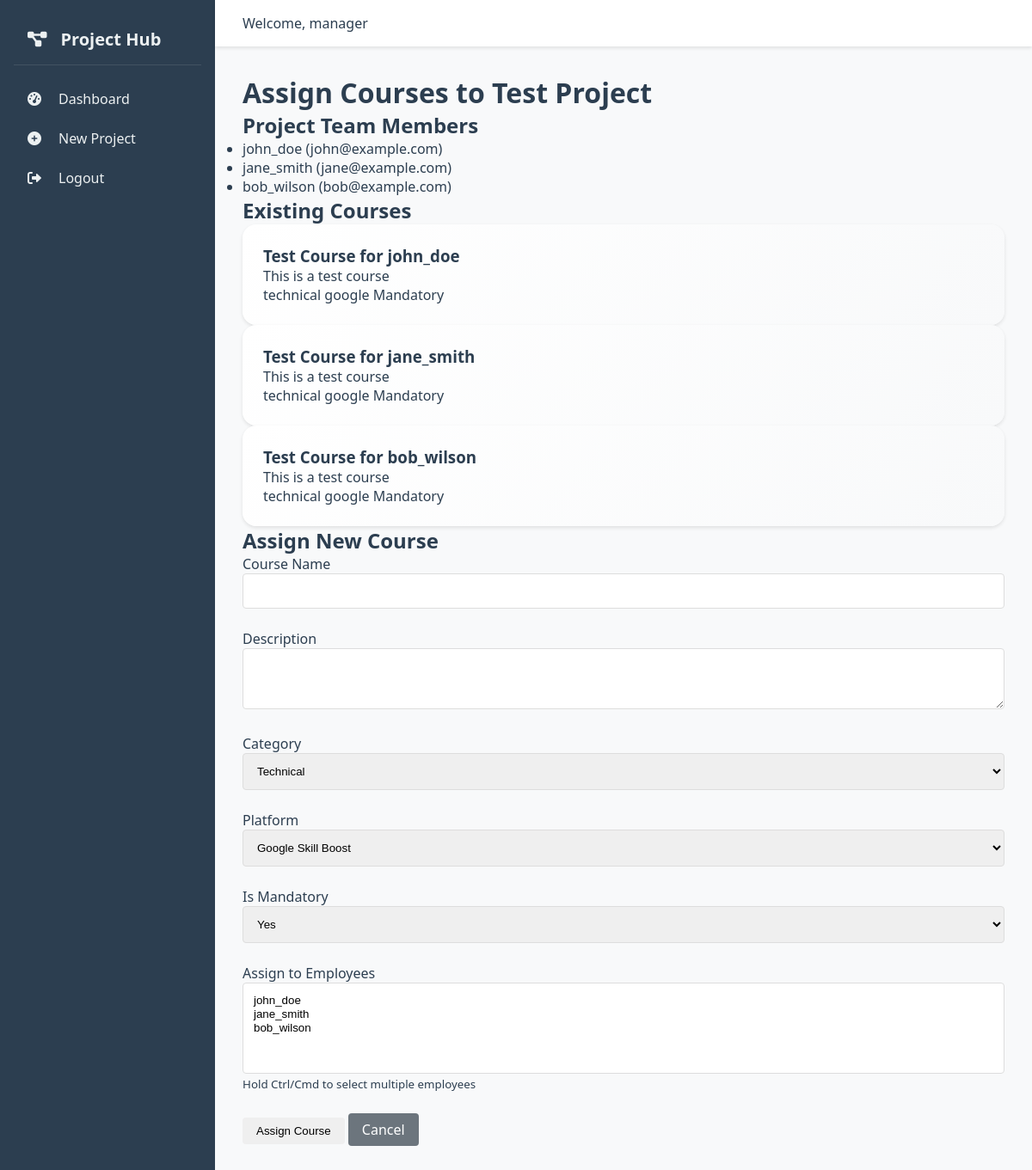
/manager/assign_courses/1 (signed in), run on the app's committed database.
### app/models.py (models this page shows, shortened)
class User(UserMixin, db.Model):
    id = db.Column(db.Integer, primary_key=True)
    username = db.Column(db.String(64), unique=True, nullable=False)
    email = db.Column(db.String(120), unique=True, nullable=False)
    password_hash = db.Column(db.String(128))
    is_manager = db.Column(db.Boolean, default=False)
    assigned_projects = db.relationship('ProjectAssignment', backref='employee', lazy='dynamic')
    course_progress = db.relationship('CourseProgress', backref='user', lazy='dynamic')

class Project(db.Model):
    id = db.Column(db.Integer, primary_key=True)
    name = db.Column(db.String(100), nullable=False)
    description = db.Column(db.Text)
    manager_id = db.Column(db.Integer, db.ForeignKey('user.id'))
    created_at = db.Column(db.DateTime, default=datetime.utcnow)
    assignments = db.relationship('ProjectAssignment', backref='project', lazy='dynamic')

class Course(db.Model):
    id = db.Column(db.Integer, primary_key=True)
    name = db.Column(db.String(100), nullable=False)
    description = db.Column(db.Text)
    category = db.Column(db.String(50))  # Technical/Soft Skills
    platform = db.Column(db.String(50))  # Google/AWS/Microsoft
    is_mandatory = db.Column(db.Boolean, default=False)
    progress = db.relationship('CourseProgress', backref='course', lazy='dynamic')

### app/routes/manager_routes.py (the view, shortened to what this page needs)
@manager.route('/assign_courses/<int:project_id>', methods=['GET', 'POST'])
@login_required
def assign_courses(project_id):
    project = Project.query.get_or_404(project_id)
    if project.manager_id != current_user.id:
        flash('You do not have permission to modify this project.')
        return redirect(url_for('manager.dashboard'))
    form = CourseAssignmentForm()
    project_employee_ids = [a.employee_id for a in project.assignments]
    employees = User.query.filter(User.id.in_(project_employee_ids)).all()
    form.employees.choices = [(e.id, e.username) for e in employees]
    existing_courses = Course.query.join(CourseProgress)\
        .filter(CourseProgress.user_id.in_(project_employee_ids))\
        .distinct().all()
    return render_template('manager/assign_courses.html',
                         form=form,
                         project=project,
                         existing_courses=existing_courses,
                         employees=employees)

### app/routes/manager_routes.py
class CourseAssignmentForm(FlaskForm):
    course_name = StringField('Course Name', validators=[DataRequired()])
    description = TextAreaField('Description', validators=[DataRequired()])
    category = SelectField('Category', choices=[
        ('technical', 'Technical'),
        ('soft_skills', 'Soft Skills')
    ])
    platform = SelectField('Platform', choices=[
        ('google', 'Google Skill Boost'),
        ('aws', 'AWS'),
        ('microsoft', 'Microsoft'),
        ('other', 'Other')
    ])
    is_mandatory = SelectField('Is Mandatory', choices=[
        ('yes', 'Yes'),
        ('no', 'No')
    ])
    employees = SelectMultipleField('Assign to Employees', coerce=int)
    submit = SubmitField('Assign Course')

### app/models.py (called while the page is built)
@login.user_loader
def load_user(id):
    return User.query.get(int(id))

### app/templates/manager/assign_courses.html (shortened to what this page needs)
{% extends "base.html" %}
{% block content %}
<div class="container">
    <div class="assign-courses-container">
        <h1>Assign Courses to {{ project.name }}</h1>
        <div class="project-employees">
            <h2>Project Team Members</h2>
            <ul>
                {% for employee in employees %}
                <li>{{ employee.username }} ({{ employee.email }})</li>
                {% else %}
                <li>No employees assigned to this project</li>
                {% endfor %}
            </ul>
        </div>
        <div class="existing-courses">
            <h2>Existing Courses</h2>
            {% if existing_courses %}
            <div class="courses-grid">
                {% for course in existing_courses %}
                <div class="course-card">
                    <h3>{{ course.name }}</h3>
                    <p>{{ course.description }}</p>
                    <div class="course-details">
                        <span class="badge">{{ course.category }}</span>
                        <span class="badge">{{ course.platform }}</span>
                        {% if course.is_mandatory %}
                        <span class="badge badge-important">Mandatory</span>
                        {% endif %}
                    </div>
                </div>
                {% endfor %}
            </div>
            {% else %}
            <p>No courses assigned yet.</p>
            {% endif %}
        </div>
        <div class="new-course-form">
            <h2>Assign New Course</h2>
            <form method="POST">
                <div class="form-group">
                    {{ form.course_name.label }}
                    {{ form.course_name(class="form-control") }}
                </div>
                <div class="form-group">
                    {{ form.description.label }}
                    {{ form.description(class="form-control", rows=3) }}
                </div>
                <div class="form-row">
                    <div class="form-group">
                        {{ form.category.label }}
                        {{ form.category(class="form-control") }}
                    </div>
                    <div class="form-group">
                        {{ form.platform.label }}
                        {{ form.platform(class="form-control") }}
                    </div>
                    <div class="form-group">
                        {{ form.is_mandatory.label }}
                        {{ form.is_mandatory(class="form-control") }}
                    </div>
                </div>
                <div class="form-group">
                    {{ form.employees.label }}
                    {{ form.employees(class="form-control", size=5) }}
                    <small class="form-text">Hold Ctrl/Cmd to select multiple employees</small>
                </div>
                {{ form.submit(class="btn") }}
                <a href="{{ url_for('manager.dashboard') }}" class="btn btn-secondary">Cancel</a>
            </form>
        </div>
    </div>
</div>
{% endblock %}

### app/templates/base.html (shortened to what this page needs)
<!DOCTYPE html>
<html lang="en">
<head>
    <link rel="stylesheet" href="{{ url_for('static', filename='css/style.css') }}">
    <link rel="stylesheet" href="https://cdnjs.cloudflare.com/ajax/libs/font-awesome/6.0.0/css/all.min.css">
</head>
<body>
    <div class="app-container">
        <nav class="sidebar">
            <div class="sidebar-header">
                <i class="fas fa-project-diagram"></i>
                <span>Project Hub</span>
            </div>
            <div class="sidebar-menu">
                {% if current_user.is_authenticated %}
                    {% if current_user.is_manager %}
                        <a href="{{ url_for('manager.dashboard') }}" class="menu-item">
                            <i class="fas fa-tachometer-alt"></i>
                            <span>Dashboard</span>
                        </a>
                        <a href="{{ url_for('manager.create_project') }}" class="menu-item">
                            <i class="fas fa-plus-circle"></i>
                            <span>New Project</span>
                        </a>
                    {% endif %}
                    <a href="{{ url_for('auth.logout') }}" class="menu-item">
                        <i class="fas fa-sign-out-alt"></i>
                        <span>Logout</span>
                    </a>
                {% else %}
                    <a href="{{ url_for('auth.login') }}" class="menu-item">
                        <i class="fas fa-sign-in-alt"></i>
                        <span>Login</span>
                    </a>
                {% endif %}
            </div>
        </nav>
        <main class="main-content">
            <header class="top-bar">
                <div class="user-info">
                    {% if current_user.is_authenticated %}
                        <span class="welcome-text">Welcome, {{ current_user.username }}</span>
                    {% endif %}
                </div>
            </header>
            <div class="content-area">
                {% block content %}{% endblock %}
            </div>
        </main>
    </div>
</body>
</html>

### app/static/css/style.css (style rules this page uses)
:root { --primary-bg: #ffffff; --secondary-bg: #f8f9fa; --primary-text: #2c3e50; --secondary-text: #6c757d; --accent: #3498db; --sidebar-bg: #2c3e50; --sidebar-text: #ecf0f1; --success: #2ecc71; --warning: #f1c40f; --danger: #e74c3c; }
* { margin: 0; padding: 0; box-sizing: border-box; }
body { font-family: 'Segoe UI', Tahoma, Geneva, Verdana, sans-serif; background-color: var(--secondary-bg); color: var(--primary-text); }
.app-container { display: flex; min-height: 100vh; }
.sidebar { width: 250px; background-color: var(--sidebar-bg); color: var(--sidebar-text); padding: 1rem; }
.sidebar-header { display: flex; align-items: center; gap: 1rem; padding: 1rem; font-size: 1.25rem; font-weight: bold; border-bottom: 1px solid rgba(255, 255, 255, 0.1); margin-bottom: 1rem; }
.menu-item { display: flex; align-items: center; gap: 1rem; padding: 0.75rem 1rem; color: var(--sidebar-text); text-decoration: none; border-radius: 0.5rem; transition: background-color 0.3s; }
.menu-item i { width: 20px; }
.main-content { flex: 1; display: flex; flex-direction: column; }
.top-bar { background-color: var(--primary-bg); padding: 1rem 2rem; box-shadow: 0 2px 4px rgba(0, 0, 0, 0.1); }
.user-info { display: flex; align-items: center; gap: 1rem; }
.welcome-text { font-weight: 500; color: var(--primary-text); }
.content-area { padding: 2rem; flex: 1; }
.btn { padding: 0.5rem 1rem; border: none; border-radius: 0.25rem; cursor: pointer; font-weight: 500; text-decoration: none; display: inline-flex; align-items: center; gap: 0.5rem; transition: opacity 0.3s; }
.btn-secondary { background-color: var(--secondary-text); color: white; }
.form-group { margin-bottom: 1.5rem; }
.form-control { width: 100%; padding: 0.75rem; border: 1px solid #ddd; border-radius: 0.25rem; transition: border-color 0.3s; }
.course-card { background: linear-gradient(135deg, var(--primary-bg), var(--secondary-bg)); border-radius: 1rem; padding: 1.5rem; position: relative; box-shadow: 0 2px 4px rgba(0, 0, 0, 0.1); transition: transform 0.3s ease; }

### data on the page
User: username "manager"
Project: name "Test Project"
User: username "john_doe", email "john@example.com"
User: username "jane_smith", email "jane@example.com"
User: username "bob_wilson", email "bob@example.com"
Course: name "Test Course for john_doe", description "This is a test course", category "technical", platform "google", is_mandatory "Mandatory"
Course: name "Test Course for jane_smith", description "This is a test course", category "technical", platform "google", is_mandatory "Mandatory"
Course: name "Test Course for bob_wilson", description "This is a test course", category "technical", platform "google", is_mandatory "Mandatory"
